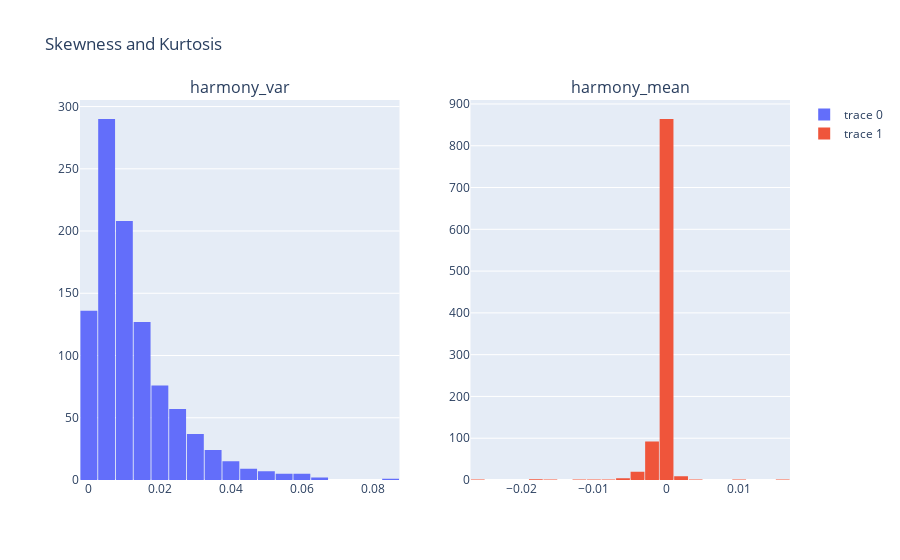

The notebook cell saved with this chart:
### Code cell
fig = make_subplots(rows=1, cols=2, subplot_titles=('harmony_var', 'harmony_mean'))
fig.add_trace(hist1, row=1, col=1)
fig.add_trace(hist2, row=1, col=2)
fig.update_layout(bargap=0.05,title_text='Skewness and Kurtosis')
fig.show(width = 3,height=3);

### Figure 1 — Plotly figure (JSON) as saved in the notebook; plotly's stock layout.template omitted (floating-point values rounded to 4 significant figures; data arrays with more than 128 entries replaced by an {"elided": "..."} marker saying what was removed)
{"data": [{"nbinsx": 30, "type": "histogram", "x": {"elided": "999 float values"}, "xaxis": "x", "yaxis": "y"}, {"nbinsx": 30, "type": "histogram", "x": {"elided": "999 float values"}, "xaxis": "x2", "yaxis": "y2"}], "layout": {"annotations": [{"font": {"size": 16}, "showarrow": false, "text": "harmony_var", "x": 0.225, "xanchor": "center", "xref": "paper", "y": 1, "yanchor": "bottom", "yref": "paper"}, {"font": {"size": 16}, "showarrow": false, "text": "harmony_mean", "x": 0.775, "xanchor": "center", "xref": "paper", "y": 1, "yanchor": "bottom", "yref": "paper"}], "bargap": 0.05, "title": {"text": "Skewness and Kurtosis"}, "xaxis": {"anchor": "y", "domain": [0, 0.45]}, "xaxis2": {"anchor": "y2", "domain": [0.55, 1]}, "yaxis": {"anchor": "x", "domain": [0, 1]}, "yaxis2": {"anchor": "x2", "domain": [0, 1]}}}
